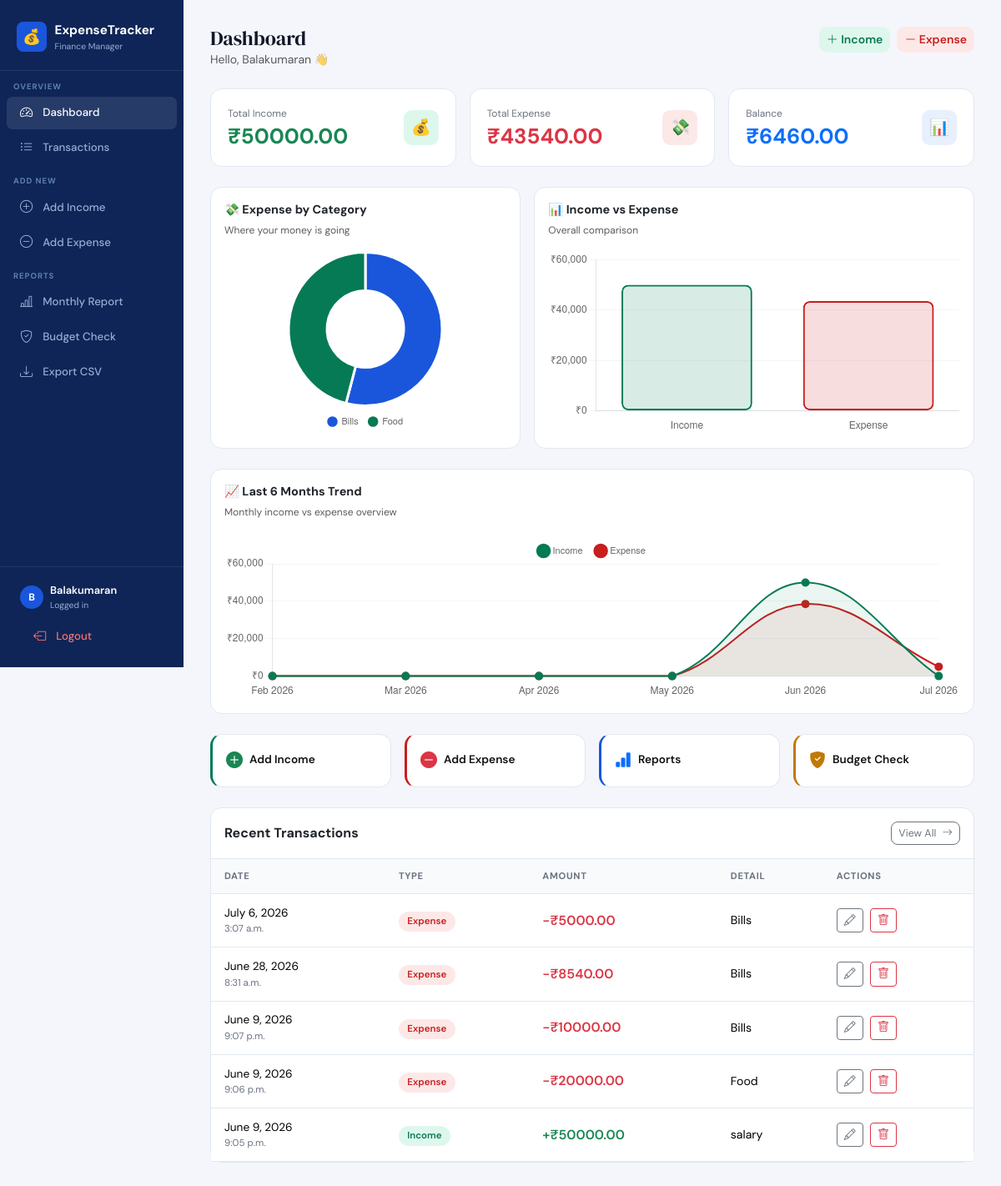
The page /dashboard/ (signed in) on the database its author committed.
### tracker/models.py (models this page shows, shortened)
class Transaction(models.Model):
    user             = models.ForeignKey(User, on_delete=models.CASCADE)
    date             = models.DateField()
    time             = models.TimeField()
    transaction_type = models.CharField(max_length=10)
    amount           = models.DecimalField(max_digits=10, decimal_places=2)
    detail           = models.CharField(max_length=200)
    class Meta:
        ordering = ['-date', '-time']

### tracker/views.py (the view)
# urls.py: path('dashboard/',       views.dashboard,     name='dashboard'),
@login_required
def dashboard(request):
    user_txns     = Transaction.objects.filter(user=request.user)
    total_income  = user_txns.filter(transaction_type='income').aggregate(total=Sum('amount'))['total'] or Decimal('0')
    total_expense = user_txns.filter(transaction_type='expense').aggregate(total=Sum('amount'))['total'] or Decimal('0')
    balance       = total_income - total_expense
    recent        = user_txns[:5]
    return render(request, 'tracker/dashboard.html', {
        'total_income':  total_income,
        'total_expense': total_expense,
        'balance':       balance,
        'recent':        recent,
    })

### tracker/templates/tracker/dashboard.html (shortened to what this page needs)
{% extends 'tracker/base.html' %}
{% block content %}
<div class="d-flex justify-content-between align-items-start mb-4 flex-wrap gap-2">
  <div>
    <h4 class="page-title mb-0">Dashboard</h4>
    <p class="text-muted small mb-0">Hello, {{ user.username }} 👋</p>
  </div>
  <div class="d-flex gap-2 flex-wrap">
    <a href="{% url 'add_income' %}"  class="btn btn-sm fw-semibold" style="background:#def7ec;color:#057a55;border-radius:.6rem;"><i class="bi bi-plus-lg"></i> Income</a>
    <a href="{% url 'add_expense' %}" class="btn btn-sm fw-semibold" style="background:#fde8e8;color:#c81e1e;border-radius:.6rem;"><i class="bi bi-dash-lg"></i> Expense</a>
  </div>
</div>
<div class="row g-3 mb-4">
  <div class="col-12 col-sm-6 col-md-4">
    <div class="card stat-card">
      <div class="d-flex justify-content-between align-items-center">
        <div><div class="stat-lbl">Total Income</div><div class="stat-val text-success">₹{{ total_income|floatformat:2 }}</div></div>
        <div class="stat-icon" style="background:#def7ec;color:#057a55;">💰</div>
      </div>
    </div>
  </div>
  <div class="col-12 col-sm-6 col-md-4">
    <div class="card stat-card">
      <div class="d-flex justify-content-between align-items-center">
        <div><div class="stat-lbl">Total Expense</div><div class="stat-val text-danger">₹{{ total_expense|floatformat:2 }}</div></div>
        <div class="stat-icon" style="background:#fde8e8;color:#c81e1e;">💸</div>
      </div>
    </div>
  </div>
  <div class="col-12 col-sm-12 col-md-4">
    <div class="card stat-card">
      <div class="d-flex justify-content-between align-items-center">
        <div><div class="stat-lbl">Balance</div><div class="stat-val {% if balance >= 0 %}text-primary{% else %}text-danger{% endif %}">₹{{ balance|floatformat:2 }}</div></div>
        <div class="stat-icon" style="background:#e8f0fe;color:#1a56db;">📊</div>
      </div>
    </div>
  </div>
</div>
<div class="row g-3 mb-4">
  <div class="col-12 col-md-5">
    <div class="card p-3 h-100">
      <div class="fw-bold mb-1" style="font-size:.9rem;">💸 Expense by Category</div>
      <p class="text-muted mb-3" style="font-size:.75rem;">Where your money is going</p>
      <div style="position:relative;height:220px;"><canvas id="pieChart"></canvas></div>
    </div>
  </div>
  <div class="col-12 col-md-7">
    <div class="card p-3 h-100">
      <div class="fw-bold mb-1" style="font-size:.9rem;">📊 Income vs Expense</div>
      <p class="text-muted mb-3" style="font-size:.75rem;">Overall comparison</p>
      <div style="position:relative;height:220px;"><canvas id="barChart"></canvas></div>
    </div>
  </div>
</div>
<div class="card p-3 mb-4">
  <div class="fw-bold mb-1" style="font-size:.9rem;">📈 Last 6 Months Trend</div>
  <p class="text-muted mb-3" style="font-size:.75rem;">Monthly income vs expense overview</p>
  <div style="position:relative;height:200px;"><canvas id="lineChart"></canvas></div>
</div>
<div class="row g-3 mb-4">
  <div class="col-6 col-md-3">
    <a href="{% url 'add_income' %}" class="card p-3 text-decoration-none d-flex flex-row align-items-center gap-2" style="border-left:3px solid #057a55;">
      <i class="bi bi-plus-circle-fill text-success fs-5"></i><span class="fw-semibold" style="font-size:.85rem;color:#111;">Add Income</span>
    </a>
  </div>
  <div class="col-6 col-md-3">
    <a href="{% url 'add_expense' %}" class="card p-3 text-decoration-none d-flex flex-row align-items-center gap-2" style="border-left:3px solid #c81e1e;">
      <i class="bi bi-dash-circle-fill text-danger fs-5"></i><span class="fw-semibold" style="font-size:.85rem;color:#111;">Add Expense</span>
    </a>
  </div>
  <div class="col-6 col-md-3">
    <a href="{% url 'report' %}" class="card p-3 text-decoration-none d-flex flex-row align-items-center gap-2" style="border-left:3px solid #1a56db;">
      <i class="bi bi-bar-chart-fill text-primary fs-5"></i><span class="fw-semibold" style="font-size:.85rem;color:#111;">Reports</span>
    </a>
  </div>
  <div class="col-6 col-md-3">
    <a href="{% url 'budget' %}" class="card p-3 text-decoration-none d-flex flex-row align-items-center gap-2" style="border-left:3px solid #c27803;">
      <i class="bi bi-shield-fill-check fs-5" style="color:#c27803;"></i><span class="fw-semibold" style="font-size:.85rem;color:#111;">Budget Check</span>
    </a>
  </div>
</div>
<div class="card">
  <div class="d-flex justify-content-between align-items-center p-3" style="border-bottom:1px solid var(--border);">
    <h6 class="fw-bold mb-0">Recent Transactions</h6>
    <a href="{% url 'transactions' %}" class="btn btn-sm btn-outline-secondary" style="font-size:.78rem;border-radius:.5rem;">View All <i class="bi bi-arrow-right ms-1"></i></a>
  </div>
  {% if recent %}
  <div class="table-wrap">
    <table class="table table-hover mb-0">
      <thead><tr><th>Date</th><th>Type</th><th>Amount</th><th>Detail</th><th>Actions</th></tr></thead>
      <tbody>
        {% for t in recent %}
        <tr>
          <td><div style="font-size:.85rem;white-space:nowrap;">{{ t.date }}</div><div style="font-size:.72rem;color:var(--muted);">{{ t.time }}</div></td>
          <td><span class="badge-{{ t.transaction_type }}">{{ t.transaction_type|capfirst }}</span></td>
          <td class="fw-semibold {% if t.transaction_type == 'income' %}text-success{% else %}text-danger{% endif %}" style="white-space:nowrap;">{% if t.transaction_type == 'income' %}+{% else %}-{% endif %}₹{{ t.amount|floatformat:2 }}</td>
          <td style="font-size:.88rem;">{{ t.detail }}</td>
          <td style="white-space:nowrap;">
            <a href="{% url 'update' t.pk %}" class="btn btn-sm btn-outline-secondary me-1" style="padding:.2rem .5rem;"><i class="bi bi-pencil"></i></a>
            <form method="POST" action="{% url 'delete' t.pk %}" class="d-inline" onsubmit="return confirm('Delete this transaction?')">{% csrf_token %}<button class="btn btn-sm btn-outline-danger" style="padding:.2rem .5rem;"><i class="bi bi-trash"></i></button></form>
          </td>
        </tr>
        {% endfor %}
      </tbody>
    </table>
  </div>
  {% endif %}
</div>
{% endblock %}
{% block extra_js %}
<script>
const COLORS=['#1a56db','#057a55','#c81e1e','#c27803','#7e3af2','#0694a2','#e74694','#ff5a1f'];
fetch("{% url 'chart_data' %}").then(r=>r.json()).then(data=>{
  if(data.pie.labels.length>0){
    new Chart(document.getElementById('pieChart'),{type:'doughnut',data:{labels:data.pie.labels,datasets:[{data:data.pie.amounts,backgroundColor:COLORS,borderWidth:3,borderColor:'#fff',hoverOffset:6}]},options:{responsive:true,maintainAspectRatio:false,plugins:{legend:{position:'bottom',labels:{font:{size:11},padding:12,usePointStyle:true}},tooltip:{callbacks:{label:ctx=>` ₹${ctx.parsed.toLocaleString('en-IN')}`}}}}});
  } else {
    document.getElementById('pieChart').parentElement.innerHTML='<div class="empty-state" style="padding:2rem;"><div class="es-icon" style="font-size:2rem;">📊</div><p style="font-size:.8rem;margin:0;">Add expenses to see chart</p></div>';
  }
  new Chart(document.getElementById('barChart'),{type:'bar',data:{labels:['Income','Expense'],datasets:[{data:[data.bar.income,data.bar.expense],backgroundColor:['rgba(5,122,85,.15)','rgba(200,30,30,.15)'],borderColor:['#057a55','#c81e1e'],borderWidth:2,borderRadius:8,borderSkipped:false}]},options:{responsive:true,maintainAspectRatio:false,plugins:{legend:{display:false},tooltip:{callbacks:{label:ctx=>` ₹${ctx.parsed.y.toLocaleString('en-IN')}`}}},scales:{y:{beginAtZero:true,grid:{color:'#f1f5f9'},ticks:{callback:v=>'₹'+v.toLocaleString('en-IN'),maxTicksLimit:5}},x:{grid:{display:false}}}}});
  new Chart(document.getElementById('lineChart'),{type:'line',data:{labels:data.line.labels,datasets:[{label:'Income',data:data.line.income,borderColor:'#057a55',backgroundColor:'rgba(5,122,85,.08)',fill:true,tension:0.4,pointBackgroundColor:'#057a55',pointRadius:4,borderWidth:2},{label:'Expense',data:data.line.expense,borderColor:'#c81e1e',backgroundColor:'rgba(200,30,30,.08)',fill:true,tension:0.4,pointBackgroundColor:'#c81e1e',pointRadius:4,borderWidth:2}]},options:{responsive:true,maintainAspectRatio:false,plugins:{legend:{position:'top',labels:{font:{size:11},usePointStyle:true,padding:16}},tooltip:{callbacks:{label:ctx=>` ${ctx.dataset.label}: ₹${ctx.parsed.y.toLocaleString('en-IN')}`}}},scales:{y:{beginAtZero:true,grid:{color:'#f1f5f9'},ticks:{callback:v=>'₹'+v.toLocaleString('en-IN'),maxTicksLimit:5}},x:{grid:{display:false}}}}});
}).catch(e=>console.error(e));
</script>
{% endblock %}

### tracker/templates/tracker/base.html (shortened to what this page needs)
<!DOCTYPE html>
<html lang="en">
<head>
  <link href="https://cdn.jsdelivr.net/npm/bootstrap@5.3.3/dist/css/bootstrap.min.css" rel="stylesheet"/>
  <link href="https://cdn.jsdelivr.net/npm/bootstrap-icons@1.11.3/font/bootstrap-icons.min.css" rel="stylesheet"/>
</head>
<body>
{% if user.is_authenticated %}
<nav class="sidebar" id="sidebar">
  <a href="{% url 'dashboard' %}" class="sb-brand">
    <div class="logo">💰</div>
    <div><span>ExpenseTracker</span><small>Finance Manager</small></div>
  </a>
  <div class="sb-section">Overview</div>
  <a href="{% url 'dashboard' %}"    class="sb-link {% if request.resolver_match.url_name == 'dashboard'   %}active{% endif %}"><i class="bi bi-speedometer2"></i> Dashboard</a>
  <a href="{% url 'transactions' %}" class="sb-link {% if request.resolver_match.url_name == 'transactions' %}active{% endif %}"><i class="bi bi-list-ul"></i> Transactions</a>
  <div class="sb-section">Add New</div>
  <a href="{% url 'add_income' %}"  class="sb-link {% if request.resolver_match.url_name == 'add_income'  %}active{% endif %}"><i class="bi bi-plus-circle"></i> Add Income</a>
  <a href="{% url 'add_expense' %}" class="sb-link {% if request.resolver_match.url_name == 'add_expense' %}active{% endif %}"><i class="bi bi-dash-circle"></i> Add Expense</a>
  <div class="sb-section">Reports</div>
  <a href="{% url 'report' %}" class="sb-link {% if request.resolver_match.url_name == 'report' %}active{% endif %}"><i class="bi bi-bar-chart-line"></i> Monthly Report</a>
  <a href="{% url 'budget' %}" class="sb-link {% if request.resolver_match.url_name == 'budget' %}active{% endif %}"><i class="bi bi-shield-check"></i> Budget Check</a>
  <a href="{% url 'export' %}" class="sb-link"><i class="bi bi-download"></i> Export CSV</a>
  <div class="sb-footer">
    <div class="sb-user">
      <div class="av">{{ user.username|first|upper }}</div>
      <div>
        <div style="color:#fff;font-size:.8rem;font-weight:600;">{{ user.username }}</div>
        <div style="font-size:.65rem;">Logged in</div>
      </div>
    </div>
    <a href="{% url 'logout' %}" class="sb-link" style="color:#f87171;margin-top:.25rem;"><i class="bi bi-box-arrow-left"></i> Logout</a>
  </div>
</nav>
{% endif %}
<main class="{% if user.is_authenticated %}main{% endif %}">
  {% block content %}{% endblock %}
</main>
{% block extra_js %}{% endblock %}
</body>
</html>

### tracker/templates/tracker/base.html (style rules this page uses)
:root { --navy:#0f2557; --blue:#1a56db; --green:#057a55; --red:#c81e1e; --bg:#f4f6fb; --card:#ffffff; --border:#e2e8f0; --muted:#6b7280; --sw:220px; }
* { box-sizing:border-box;margin:0;padding:0; }
body { font-family:'DM Sans',sans-serif;background:var(--bg);color:#111827;overflow-x:hidden; }
.sidebar { position:fixed;top:0;left:0;width:var(--sw);height:100vh;background:var(--navy);display:flex;flex-direction:column;padding:0 0 1rem;z-index:1050;overflow-y:auto;transition:transform .28s ease; }
.sb-brand { padding:1.5rem 1.25rem 1.25rem;border-bottom:1px solid rgba(255,255,255,.08);text-decoration:none;display:flex;align-items:center;gap:.6rem; }
.sb-brand .logo { width:36px;height:36px;border-radius:.5rem;background:var(--blue);display:flex;align-items:center;justify-content:center;font-size:1.1rem;color:#fff;flex-shrink:0; }
.sb-brand span { font-size:.95rem;font-weight:700;color:#fff;line-height:1.2; }
.sb-brand small { display:block;font-size:.65rem;color:#93afd4;font-weight:400; }
.sb-section { padding:.75rem 1rem .2rem;font-size:.6rem;font-weight:700;letter-spacing:.1em;text-transform:uppercase;color:#5e81ac; }
.sb-link { display:flex;align-items:center;gap:.6rem;padding:.5rem 1rem;margin:.1rem .5rem;border-radius:.45rem;text-decoration:none;font-size:.83rem;font-weight:500;color:#93afd4;transition:all .15s; }
.sb-link i { width:1.1rem;font-size:.95rem; }
.sb-link:hover,.sb-link.active { background:rgba(255,255,255,.1);color:#fff; }
.sb-footer { margin-top:auto;padding:.75rem 1rem 0;border-top:1px solid rgba(255,255,255,.08); }
.sb-user { display:flex;align-items:center;gap:.5rem;padding:.4rem .5rem;color:#93afd4;font-size:.78rem; }
.sb-user .av { width:28px;height:28px;border-radius:50%;background:var(--blue);color:#fff;display:flex;align-items:center;justify-content:center;font-size:.75rem;font-weight:700;flex-shrink:0; }
.main { margin-left:var(--sw);padding:2rem;min-height:100vh;max-width:100%; }
.card { background:var(--card);border:1px solid var(--border);border-radius:.875rem; }
.stat-card { padding:1.25rem; }
.stat-icon { width:42px;height:42px;border-radius:.6rem;display:flex;align-items:center;justify-content:center;font-size:1.2rem;flex-shrink:0; }
.stat-val { font-size:1.6rem;font-weight:700;line-height:1.1;margin:.3rem 0 .1rem; }
.stat-lbl { font-size:.75rem;color:var(--muted); }
.table-wrap { overflow-x:auto;-webkit-overflow-scrolling:touch; }
.table thead th { background:#f8fafc;font-size:.7rem;font-weight:700;text-transform:uppercase;letter-spacing:.06em;color:var(--muted);padding:.75rem 1rem;border-color:var(--border);white-space:nowrap; }
.table tbody td { padding:.8rem 1rem;vertical-align:middle;border-color:var(--border); }
.badge-income { background:#def7ec;color:#057a55;padding:.28rem .65rem;border-radius:2rem;font-size:.72rem;font-weight:600;white-space:nowrap; }
.badge-expense { background:#fde8e8;color:#c81e1e;padding:.28rem .65rem;border-radius:2rem;font-size:.72rem;font-weight:600;white-space:nowrap; }
.page-title { font-family:'DM Serif Display',serif;font-size:1.5rem;font-weight:400; }

### rows shown on the page
Transaction: date "July 6, 2026", time "3:07 a.m.", transaction_type "Expense", amount "5000.00", detail "Bills"
Transaction: date "June 28, 2026", time "8:31 a.m.", transaction_type "Expense", amount "8540.00", detail "Bills"
Transaction: date "June 9, 2026", time "9:07 p.m.", transaction_type "Expense", amount "10000.00", detail "Bills"
Transaction: date "June 9, 2026", time "9:06 p.m.", transaction_type "Expense", amount "20000.00", detail "Food"
Transaction: date "June 9, 2026", time "9:05 p.m.", transaction_type "Income", amount "50000.00", detail "salary"

### other values the page prints
{{ user.username|first|upper }} "B"
{{ user.username }} "Balakumaran"
{{ total_income|floatformat:2 }} "50000.00"
{{ total_expense|floatformat:2 }} "43540.00"
{{ balance|floatformat:2 }} "6460.00"
